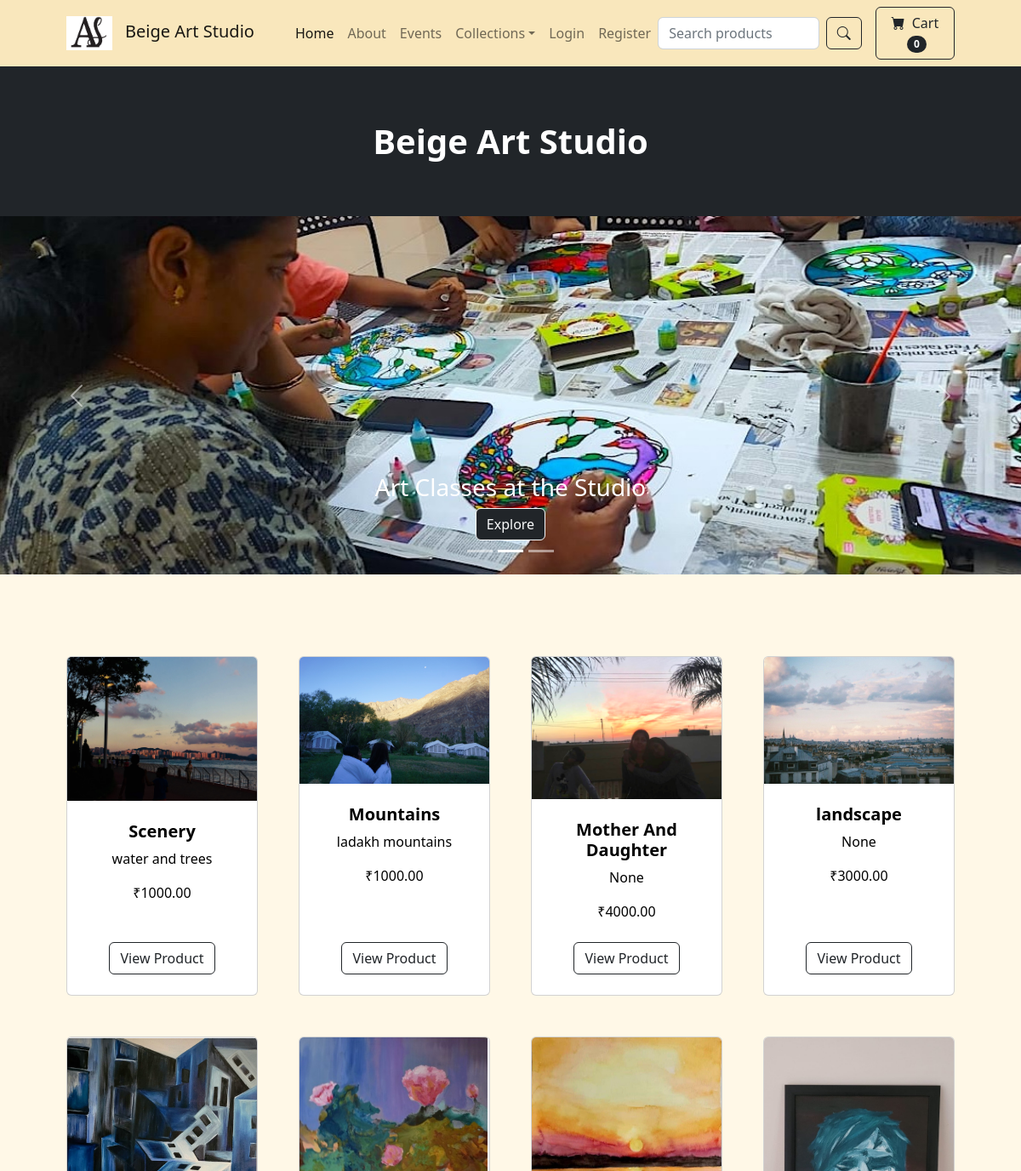
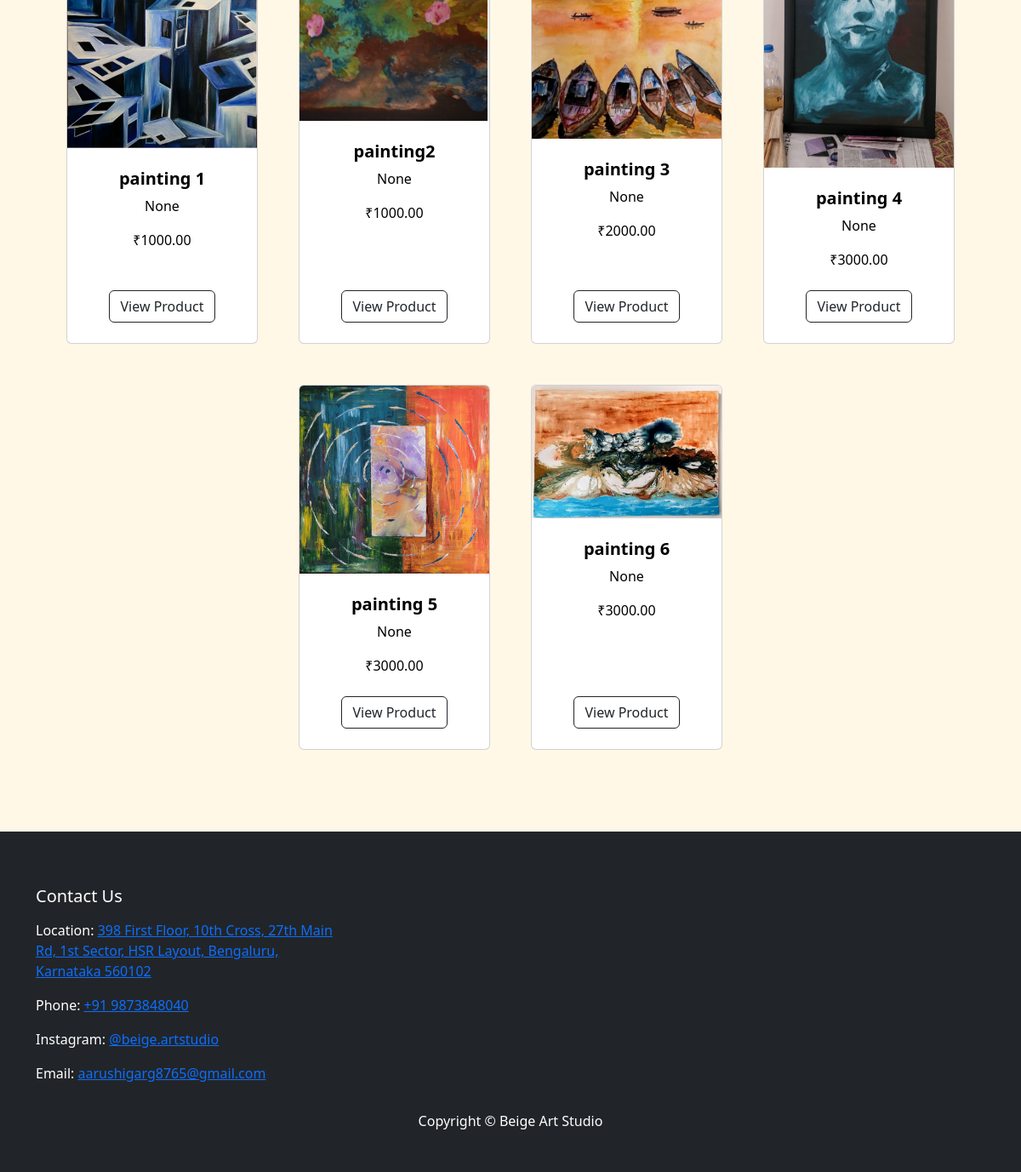
The page / on the database its author committed (2 pictures, top to bottom).
### store/models.py (models this page shows, shortened)
class Product(models.Model):
    name = models.CharField(max_length=100)
    price = models.DecimalField(default=0, decimal_places=2, max_digits=6)
    category = models.ForeignKey(Category, on_delete=models.CASCADE, default=1)
    description = models.CharField(max_length=250, default='', blank=True, null=True)
    image = models.ImageField(upload_to='uploads/product/')
    is_sale = models.BooleanField(default=False)
    sale_price = models.DecimalField(default=0, decimal_places=2, max_digits=6)

### store/views.py (the view)
# urls.py: path('', views.home, name='home'),
def home(request):
    products=Product.objects.all()
    return render(request, 'home.html', {'products':products})

### cart/cart.py (called while the page is built)
    def __len__(self):
        return len(self.cart)

### cart/context_processors.py (called while the page is built)
def cart(request):
    return {'cart': Cart(request)}

### store/templates/home.html (shortened to what this page needs)
{% extends 'base.html' %}
{% load static %}
{% block content %}
        <header class="bg-dark py-3">
            <div class="container px-1 px-lg-2 my-5">
                <div class="text-center text-white">
                    <h1 class="display-5 fw-bold" style="font-size: 2.5rem;">Beige Art Studio</h1>
                </div>
            </div>
        </header>
        <div id="carouselExampleCaptions" class="carousel slide" data-bs-ride="carousel">
            <div class="carousel-indicators">
                <button type="button" data-bs-target="#carouselExampleCaptions" data-bs-slide-to="0" class="active" aria-current="true" aria-label="Slide 1"></button>
                <button type="button" data-bs-target="#carouselExampleCaptions" data-bs-slide-to="1" aria-label="Slide 2"></button>
                <button type="button" data-bs-target="#carouselExampleCaptions" data-bs-slide-to="2" aria-label="Slide 3"></button>
            </div>
            <div class="carousel-inner">
                <div class="carousel-item" data-bs-interval="2000">
                    <img src="{% static 'image2.jpeg' %}" class="d-block w-100" alt="...">
                    <div class="carousel-caption d-none d-md-block caption-custom">
                        <h3>Art Classes at the Studio</h3>
                        <a class="btn btn-dark text-light btn-outline-light" href="{% url 'events' %}">Explore</a>
                    </div>
                </div>
            </div>
            <button class="carousel-control-prev" type="button" data-bs-target="#carouselExampleCaptions" data-bs-slide="prev">
                <span class="carousel-control-prev-icon" aria-hidden="true"></span>
            </button>
            <button class="carousel-control-next" type="button" data-bs-target="#carouselExampleCaptions" data-bs-slide="next">
                <span class="carousel-control-next-icon" aria-hidden="true"></span>
            </button>
        </div>
        <section class="py-5">
            <div class="container px-4 px-lg-5 mt-5">
                <div class="row gx-4 gx-lg-5 row-cols-2 row-cols-md-3 row-cols-xl-4 justify-content-center">
                    {% for product in products %}
                    <div class="col mb-5">
                    <div class="card h-100">
                    <img class="card-img-top" src="{{ product.image.url }}" alt="{{ product.name }}" />
                    <div class="card-body p-4">
                    <div class="text-center">
                    <h5 class="fw-bolder">{{ product.name }}</h5>
                    <p>{{ product.description }}</p>
                    ₹{{ product.price }}
                    </div>
                    </div>
                    <div class="card-footer p-4 pt-0 border-top-0 bg-transparent">
                        <div class="text-center">
                            <a class="btn btn-outline-dark mt-auto" href="{% url 'product' product.id %}">View Product</a>
                        </div>
                    </div>
                    </div>
                    </div>
                    {% endfor %}
            </div>
        </section>
{% endblock %}

### store/templates/base.html (style rules this page uses)
body { background-color: #fff8e7; color: black; }

### rows shown on the page
Product: image (picture), name "Scenery", description "water and trees", price "1000.00"
Product: image (picture), name "Mountains", description "ladakh mountains", price "1000.00"
Product: image (picture), name "Mother And Daughter", description "None", price "4000.00"
Product: image (picture), name "landscape", description "None", price "3000.00"
Product: image (picture), name "painting 1", description "None", price "1000.00"
Product: image (picture), name "painting2", description "None", price "1000.00"
Product: image (picture), name "painting 3", description "None", price "2000.00"
Product: image (picture), name "painting 4", description "None", price "3000.00"
Product: image (picture), name "painting 5", description "None", price "3000.00"
Product: image (picture), name "painting 6", description "None", price "3000.00"

### other values the page prints
{{ cart|length }} "0"
